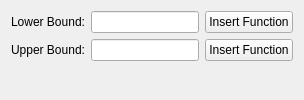
    <widget class="QWidget" name="randomPage">
      <layout class="QVBoxLayout" name="randomFormLayout">
        <item>
        <layout class="QHBoxLayout" name="randomLowerBoundLayout">
            <item>
                <widget class="QLabel" name="randomLowerBoundLabel">
                <property name="text">
                <string>Lower Bound:</string>
                </property>
                </widget>
            </item>
            <item>
                <widget class="QLineEdit" name="randomLowerBoundEdit"/>
            </item>
            <item>
                <widget class="QPushButton" name="randomLowerBoundInsertFn">
                <property name="text">
                    <string>Insert Function</string>
                </property>
                </widget>
            </item>
        </layout>
        </item>
        <item>
        <layout class="QHBoxLayout" name="randomUpperBoundLayout">
            <item>
                <widget class="QLabel" name="randomUpperBoundLabel">
                <property name="text">
                <string>Upper Bound:</string>
                </property>
                </widget>
            </item>
            <item>
                <widget class="QLineEdit" name="randomUpperBoundEdit"/>
            </item>
            <item>
                <widget class="QPushButton" name="randomUpperBoundInsertFn">
                <property name="text">
                    <string>Insert Function</string>
                </property>
                </widget>
            </item>
        </layout>
        </item>
        <item><spacer name="verticalSpacer_1">
            <property name="orientation"><enum>Qt::Vertical</enum></property>
            <property name="sizeHint" stdset="0"><size><width>5</width><height>5</height></size></property>
        </spacer></item>      
      </layout>
     </widget>
